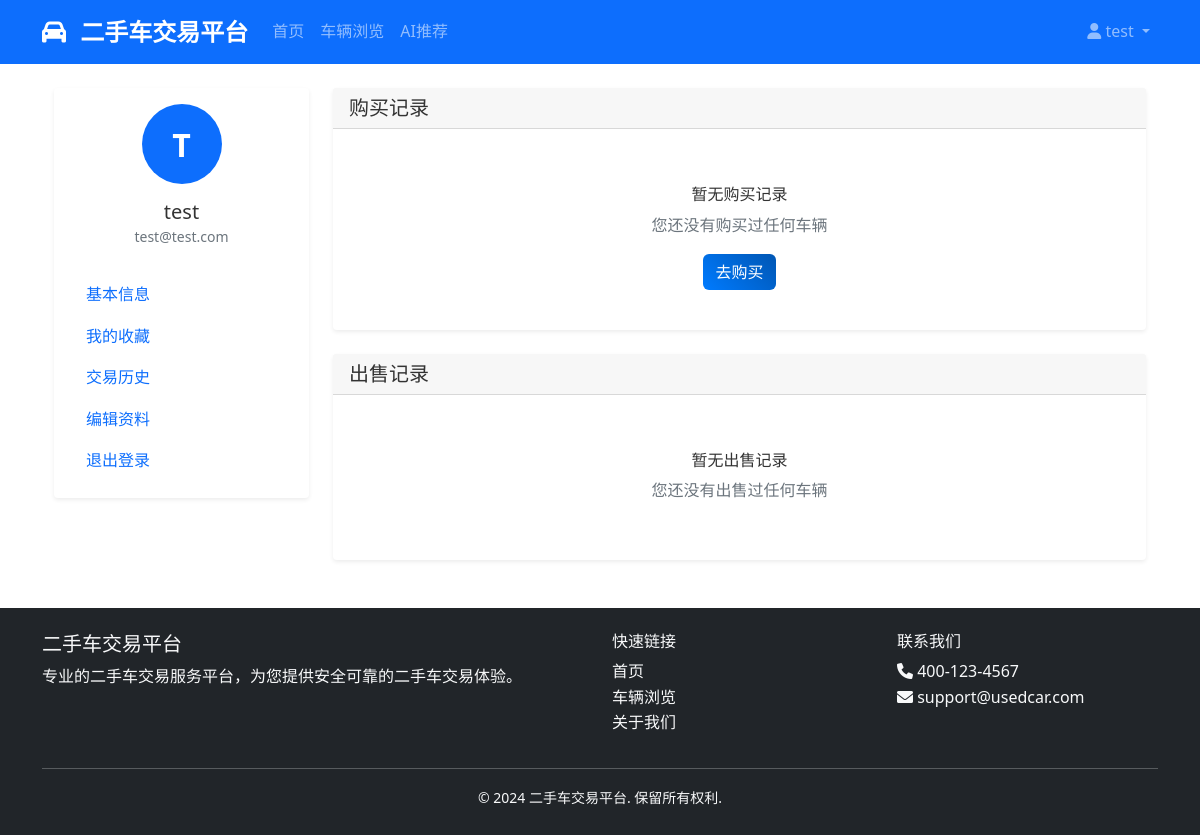
Page /users/transactions/ (signed in) on the committed database.
### users/models.py (models this page shows, shortened)
class CustomUser(AbstractUser):
    USER_TYPE_CHOICES = [
        ('buyer', '买家'),
        ('seller', '卖家'),
        ('admin', '管理员'),
    ]
    phone = models.CharField(_('手机号码'), max_length=15, unique=True, blank=True, null=True)
    email = models.EmailField(_('邮箱地址'), unique=True)
    user_type = models.CharField(_('用户类型'), max_length=10, choices=USER_TYPE_CHOICES, default='buyer')
    avatar = models.ImageField(_('头像'), upload_to='avatars/', blank=True, null=True)
    is_verified = models.BooleanField(_('是否验证'), default=False)
    created_at = models.DateTimeField(_('创建时间'), auto_now_add=True)
    updated_at = models.DateTimeField(_('更新时间'), auto_now=True)
    seller_license = models.CharField(_('营业执照'), max_length=50, blank=True, null=True)
    seller_address = models.TextField(_('商家地址'), blank=True, null=True)
    seller_description = models.TextField(_('商家描述'), blank=True, null=True)
    class Meta:
        verbose_name = _('用户')
        verbose_name_plural = _('用户')

### users/views.py (the view)
# urls.py: path('transactions/', views.transaction_history, name='transaction_history'),
@login_required
def transaction_history(request):
    from transactions.models import Transaction
    purchases = Transaction.objects.filter(buyer=request.user).select_related('car', 'seller')
    sales = Transaction.objects.filter(seller=request.user).select_related('car', 'buyer')
    return render(request, 'users/transaction_history.html', {
        'purchases': purchases,
        'sales': sales
    })

### templates/users/transaction_history.html (shortened to what this page needs)
{% extends 'base.html' %}
{% block content %}
<div class="container mt-4">
    <div class="row">
        <div class="col-md-3">
            <div class="card">
                <div class="card-body">
                    <div class="text-center mb-4">
                        <div class="bg-primary text-white rounded-circle d-flex align-items-center justify-content-center mx-auto" style="width: 80px; height: 80px;">
                            <span class="fw-bold" style="font-size: 2rem;">{{ request.user.username|first|upper }}</span>
                        </div>
                        <h5 class="mt-3 mb-0">{{ request.user.username }}</h5>
                        <small class="text-muted">{{ request.user.email }}</small>
                    </div>
                    <nav class="nav flex-column">
                        <a class="nav-link" href="{% url 'user_profile' %}">
                             基本信息
                        </a>
                        <a class="nav-link" href="{% url 'favorites' %}">
                             我的收藏
                        </a>
                        <a class="nav-link active" href="{% url 'transaction_history' %}">
                             交易历史
                        </a>
                        <a class="nav-link" href="{% url 'profile_edit' %}">
                             编辑资料
                        </a>
                        <a class="nav-link" href="{% url 'logout' %}">
                             退出登录
                        </a>
                    </nav>
                </div>
            </div>
        </div>
        <div class="col-md-9">
            <div class="card mb-4">
                <div class="card-header">
                    <h5 class="mb-0">购买记录</h5>
                </div>
                <div class="card-body">
                    {% if purchases %}
                        <div class="table-responsive">
                            <table class="table table-hover">
                                <thead>
                                    <tr>
                                        <th>车辆信息</th>
                                        <th>卖家</th>
                                        <th>交易价格</th>
                                        <th>交易时间</th>
                                        <th>状态</th>
                                        <th>操作</th>
                                    </tr>
                                </thead>
                                <tbody>
                                    {% for purchase in purchases %}
                                    <tr>
                                        <td>
                                            <div class="d-flex align-items-center">
                                                {% if purchase.car.images.first %}
                                                <img src="{{ purchase.car.images.first.image.url }}" class="rounded me-3" style="width: 60px; height: 40px; object-fit: cover;">
                                                {% else %}
                                                <div class="bg-light rounded d-flex align-items-center justify-content-center me-3" style="width: 60px; height: 40px;">
                                                    <small class="text-muted">无图</small>
                                                </div>
                                                {% endif %}
                                                <div>
                                                    <strong>{{ purchase.car.brand.name }} {{ purchase.car.model }}</strong><br>
                                                    <small class="text-muted">{{ purchase.car.year }}年 · {{ purchase.car.mileage }}万公里</small>
                                                </div>
                                            </div>
                                        </td>
                                        <td>{{ purchase.seller.username }}</td>
                                        <td class="text-success"><strong>¥{{ purchase.final_price }}</strong></td>
                                        <td>{{ purchase.created_at|date:"Y-m-d H:i" }}</td>
                                        <td>
                                            <span class="badge bg-{{ purchase.status }}">
                                                {{ purchase.get_status_display }}
                                            </span>
                                        </td>
                                        <td>
                                            <a href="{% url 'car_detail' purchase.car.id %}" class="btn btn-sm btn-outline-primary">查看</a>
                                        </td>
                                    </tr>
                                    {% endfor %}
                                </tbody>
                            </table>
                        </div>
                    {% else %}
                        <div class="text-center py-4">
                            <h6 class="mt-3">暂无购买记录</h6>
                            <p class="text-muted">您还没有购买过任何车辆</p>
                            <a href="{% url 'car_list' %}" class="btn btn-primary">去购买</a>
                        </div>
                    {% endif %}
                </div>
            </div>
            <div class="card">
                <div class="card-header">
                    <h5 class="mb-0">出售记录</h5>
                </div>
                <div class="card-body">
                    {% if sales %}
                        <div class="table-responsive">
                            <table class="table table-hover">
                                <thead>
                                    <tr>
                                        <th>车辆信息</th>
                                        <th>买家</th>
                                        <th>交易价格</th>
                                        <th>交易时间</th>
                                        <th>状态</th>
                                        <th>操作</th>
                                    </tr>
                                </thead>
                                <tbody>
                                    {% for sale in sales %}
                                    <tr>
                                        <td>
                                            <div class="d-flex align-items-center">
                                                {% if sale.car.images.first %}
                                                <img src="{{ sale.car.images.first.image.url }}" class="rounded me-3" style="width: 60px; height: 40px; object-fit: cover;">
                                                {% else %}
                                                <div class="bg-light rounded d-flex align-items-center justify-content-center me-3" style="width: 60px; height: 40px;">
                                                    <small class="text-muted">无图</small>
                                                </div>
                                                {% endif %}
                                                <div>
                                                    <strong>{{ sale.car.brand.name }} {{ sale.car.model }}</strong><br>
                                                    <small class="text-muted">{{ sale.car.year }}年 · {{ sale.car.mileage }}万公里</small>
                                                </div>
                                            </div>
                                        </td>
                                        <td>{{ sale.buyer.username }}</td>
                                        <td class="text-success"><strong>¥{{ sale.final_price }}</strong></td>
                                        <td>{{ sale.created_at|date:"Y-m-d H:i" }}</td>
                                        <td>
                                            <span class="badge bg-{{ sale.status }}">
                                                {{ sale.get_status_display }}
                                            </span>
                                        </td>
                                        <td>
                                            <a href="{% url 'car_detail' sale.car.id %}" class="btn btn-sm btn-outline-primary">查看</a>
                                        </td>
                                    </tr>
                                    {% endfor %}
                                </tbody>
                            </table>
                        </div>
                    {% else %}
                        <div class="text-center py-4">
                            <h6 class="mt-3">暂无出售记录</h6>
                            <p class="text-muted">您还没有出售过任何车辆</p>
                        </div>
                    {% endif %}
                </div>
            </div>
        </div>
    </div>
</div>
{% endblock %}

### templates/base.html (shortened to what this page needs)
<!DOCTYPE html>
<html lang="zh-CN">
<head>
    <link href="https://cdn.jsdelivr.net/npm/bootstrap@5.1.3/dist/css/bootstrap.min.css" rel="stylesheet">
    <link href="https://cdnjs.cloudflare.com/ajax/libs/font-awesome/6.0.0/css/all.min.css" rel="stylesheet">
    <link href="/static/css/style.css" rel="stylesheet">
</head>
<body>
    <nav class="navbar navbar-expand-lg navbar-dark bg-primary">
        <div class="container">
            <a class="navbar-brand" href="{% url 'home' %}">
                <i class="fas fa-car"></i> 二手车交易平台
            </a>
            <div class="collapse navbar-collapse" id="navbarNav">
                <ul class="navbar-nav me-auto">
                    <li class="nav-item">
                        <a class="nav-link" href="{% url 'home' %}">首页</a>
                    </li>
                    <li class="nav-item">
                        <a class="nav-link" href="{% url 'car_list' %}">车辆浏览</a>
                    </li>
                    <li class="nav-item">
                        <a class="nav-link" href="{% url 'ai_recommendation' %}">AI推荐</a>
                    </li>
                </ul>
                <ul class="navbar-nav">
                    {% if user.is_authenticated %}
                    <li class="nav-item dropdown">
                        <a class="nav-link dropdown-toggle" href="#" id="navbarDropdown" role="button" data-bs-toggle="dropdown">
                            <i class="fas fa-user"></i> {{ user.username }}
                        </a>
                    </li>
                    {% endif %}
                </ul>
            </div>
        </div>
    </nav>
    <main class="container my-4">
        {% block content %}
        {% endblock %}
    </main>
    <footer class="bg-dark text-light py-4 mt-5">
        <div class="container">
            <div class="row">
                <div class="col-md-6">
                    <h5>二手车交易平台</h5>
                    <p>专业的二手车交易服务平台，为您提供安全可靠的二手车交易体验。</p>
                </div>
                <div class="col-md-3">
                    <h6>快速链接</h6>
                    <ul class="list-unstyled">
                        <li><a href="{% url 'home' %}" class="text-light">首页</a></li>
                        <li><a href="{% url 'car_list' %}" class="text-light">车辆浏览</a></li>
                        <li><a href="#" class="text-light">关于我们</a></li>
                    </ul>
                </div>
                <div class="col-md-3">
                    <h6>联系我们</h6>
                    <ul class="list-unstyled">
                        <li><i class="fas fa-phone"></i> 400-123-4567</li>
                        <li><i class="fas fa-envelope"></i> support@usedcar.com</li>
                    </ul>
                </div>
            </div>
            <hr>
            <div class="text-center">
                <small>&copy; 2024 二手车交易平台. 保留所有权利.</small>
            </div>
        </div>
    </footer>
</body>
</html>

### static/css/style.css (style rules this page uses)
body { font-family: 'Segoe UI', Tahoma, Geneva, Verdana, sans-serif; line-height: 1.6; color: #333; }
.navbar-brand { font-weight: bold; font-size: 1.5rem; }
.navbar-brand i { margin-right: 0.5rem; }
.card { border: none; box-shadow: 0 0.125rem 0.25rem rgba(0, 0, 0, 0.075); transition: all 0.3s ease; }
.btn { border-radius: 0.375rem; font-weight: 500; transition: all 0.3s ease; }
.btn-primary { background: linear-gradient(45deg, #007bff, #0056b3); border: none; }
footer a { text-decoration: none; transition: color 0.3s ease; }

### rows in the picture
CustomUser: username "test", user.username|first "T", user.username "test", user.email "test@test.com"
